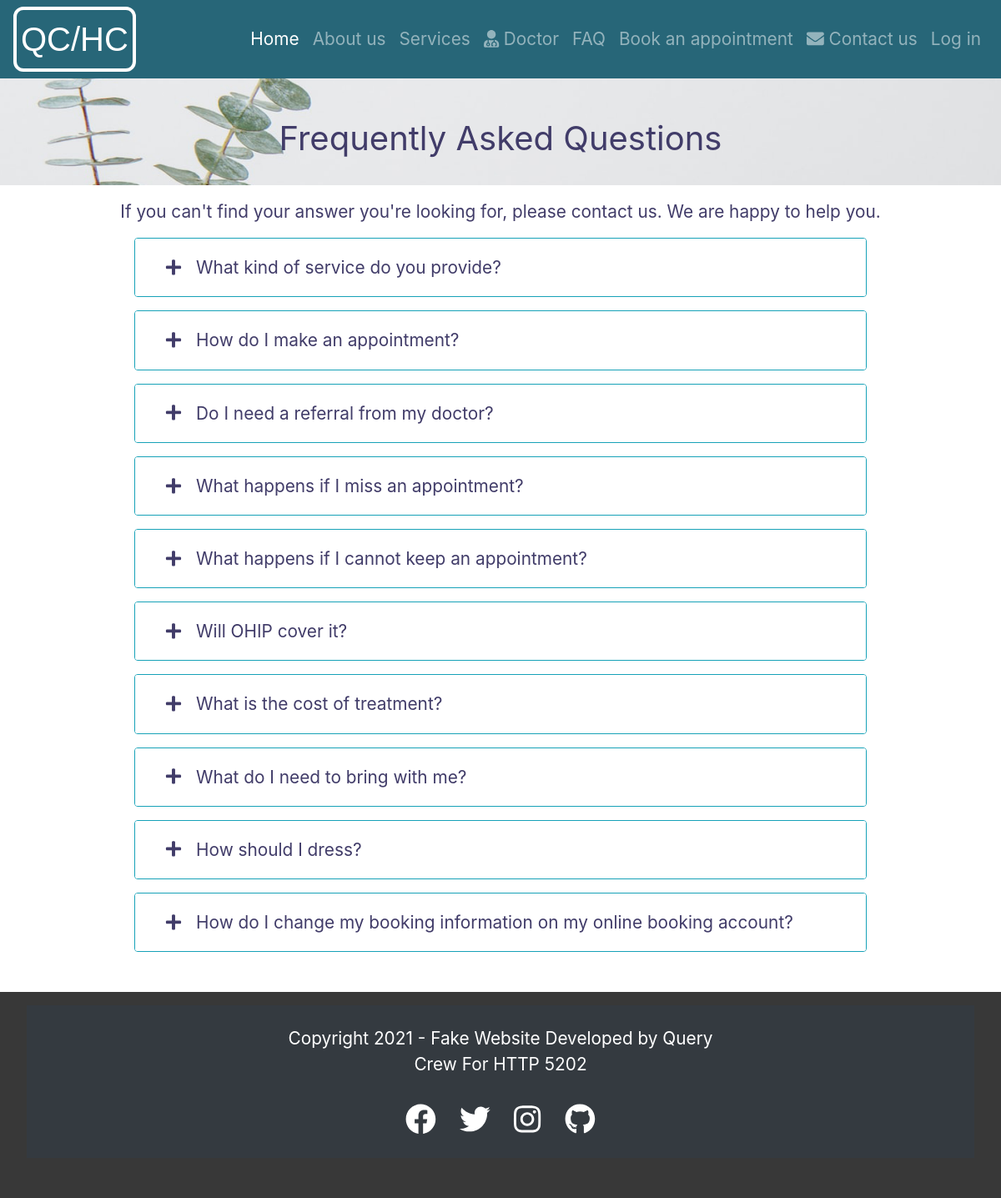
/pages/faq.php, run on the app's committed database.
### tables this page shows
CREATE TABLE `faqs` (
  `id` int(11) NOT NULL,
  `questioner_id` int(20) UNSIGNED DEFAULT NULL,
  `question` varchar(300) NOT NULL,
  `answer` varchar(2000) NOT NULL
);

### database/FaqPDO.php (called while the page is built, shortened)
<?php
  class FaqPDO {
     public function getFaqs($dbcon) {
         $query = "SELECT * FROM faqs";
         $pdostm = $dbcon->prepare($query);
         $pdostm->execute();
         $faqs = $pdostm->fetchAll(\PDO::FETCH_OBJ);
         return $faqs;
     }
  }

### pages/faq.php (the view, shortened to what this page needs)
<?php
$dbcon = Database::getDb();
$newFaqs = new FaqPDO();
$faqs = $newFaqs->getFaqs($dbcon);
?>
<!DOCTYPE html>
<html lang="en">
  <head>
      <link rel="stylesheet" href="library/bootstrap/bootstrap.min.css">
      <link rel="stylesheet" href="css/HeaderFooter.css">
      <link rel="stylesheet" href="css/faq.css">
  </head>
  <body>
    <?php include_once 'pages/header.php'; ?>
    <main>
        <div class="text-center py-4 faq-title-container">
            <h1 class="faq-title mt-4">Frequently Asked Questions</h1>
        </div>
        <div class="container-fluid mt-3 mb-5">
            <p class="text-center">If you can't find your answer you're looking for, please contact us. We are happy to help you.</p>
            <div class="accordion mb-4" id="accordionExample">
                <?php foreach ($faqs as $faq) { ?>
                    <div class="card w-75 mx-auto mb-3 border border-info rounded">
                        <div class="card-header card-bg" id="heading<?= $faq->id; ?>">
                            <h2 class="mb-0">
                                <button class="btn btn-link btn-block text-left faq-button" type="button" data-toggle="collapse" data-target="#collapse<?= $faq->id; ?>" aria-expanded="true" aria-controls="collapse<?= $faq->id; ?>">
                                    <i class="fas fa-plus fa-fw mr-2"></i>
                                    <?= $faq->question; ?>
                                </button>
                            </h2>
                        </div>
                    </div>
                <?php } ?>
            </div>
        </div>
    </main>
    <?php include_once 'footer.php'; ?>
  </body>
</html>

### css/HeaderFooter.css (style rules this page uses)
html { font-family: "Roboto", sans-serif; }

### css/faq.css (style rules this page uses)
body { color: #413c69; font-size: 1.3rem; }
.faq-title-container { background-image: url("../img/FAQ/faq1.jpg"); background-size: cover; background-position: 30% 100%; }
.faq-title { font-weight: 400; }
.card-bg { background-color: #fff; }
.faq-button { color: #413c69; font-size: 1.3rem; }

### data on the page
faqs: question "What kind of service do you provide?"
faqs: question "How do I make an appointment?"
faqs: question "Do I need a referral from my doctor?"
faqs: question "What happens if I miss an appointment?"
faqs: question "What happens if I cannot keep an appointment?"
faqs: question "Will OHIP cover it?"
faqs: question "What is the cost of treatment?"
faqs: question "What do I need to bring with me?"
faqs: question "How should I dress?"
faqs: question "How do I change my booking information on my online booking account?"
